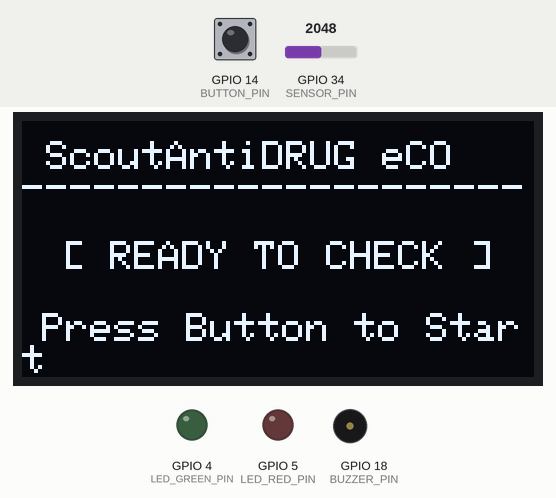
This program was run on a simulated ESP32. Parts: 128×64 one-colour display, output pins drawn as LEDs (lit = HIGH), buzzer (waves = sounding). Dashed ring = blinking. Inputs (shaded band) come from the test bench; at power-on: GPIO 14 (BUTTON_PIN) HIGH, GPIO 34 (SENSOR_PIN) = 2048. Pins used as bus, display or sensor lines are not drawn.

Above: at 3.2 s.
3.3 s: GPIO 14 (BUTTON_PIN) pulled LOW for 0.15 s
At 3.83 s:
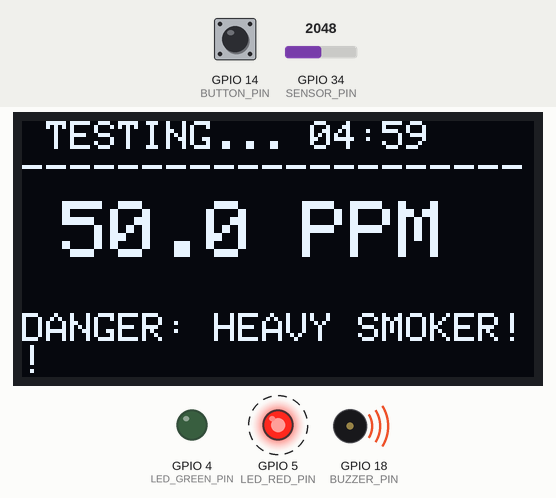
5.3 s: GPIO 34 (SENSOR_PIN) set to 654
At 6.17 s:
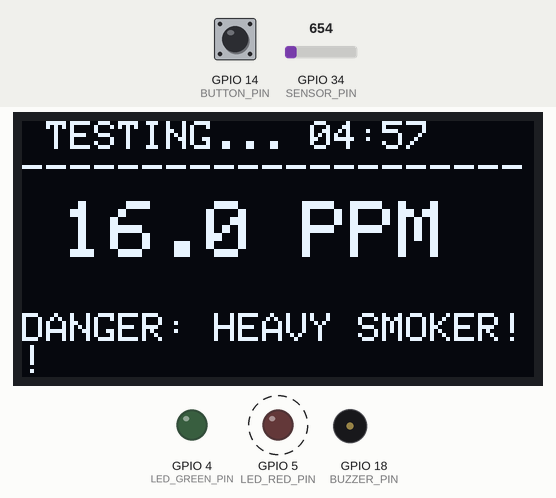
7.2 s: GPIO 34 (SENSOR_PIN) set to 549
At 8.0 s:
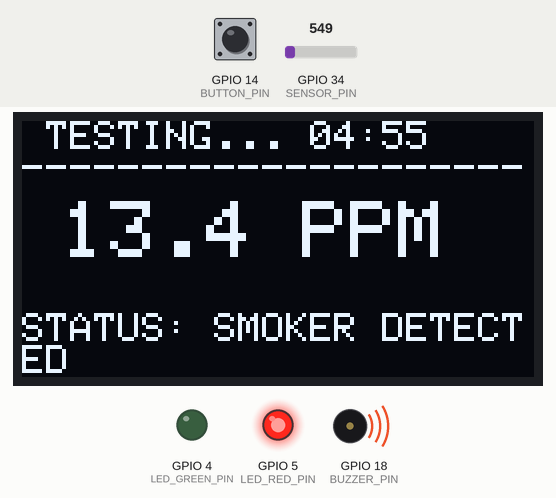
10.2 s: GPIO 34 (SENSOR_PIN) set to 451
At 11.3 s:
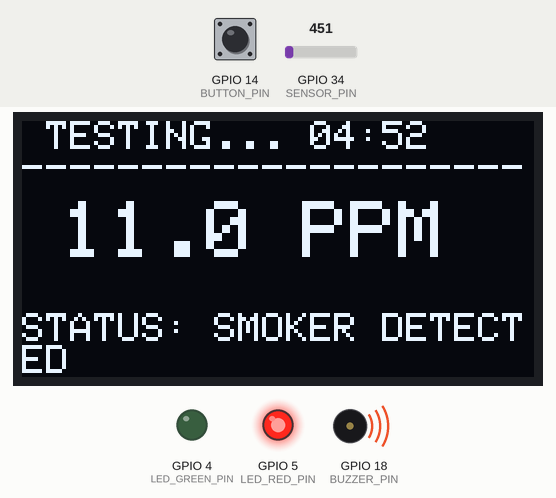
12.0 s: GPIO 34 (SENSOR_PIN) set to 380
At 13.0 s:
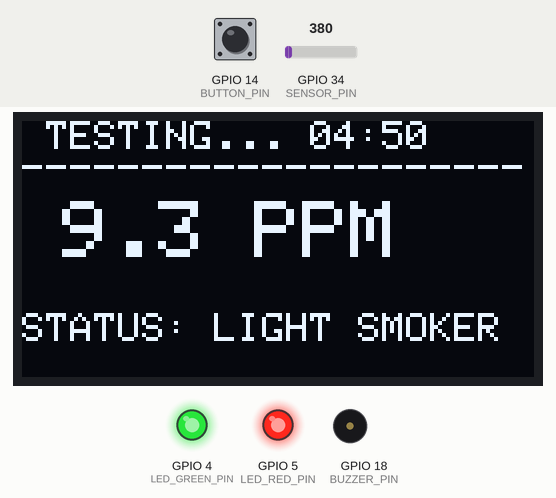
15.0 s: GPIO 34 (SENSOR_PIN) set to 255
At 16.2 s:
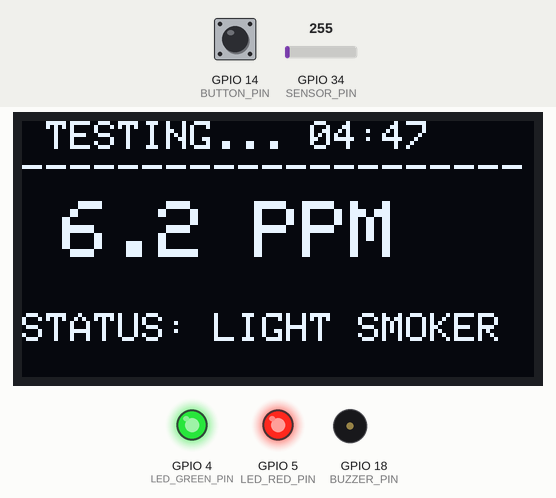
17.0 s: GPIO 34 (SENSOR_PIN) set to 235
Timing chart, 0 to 20.0 s (numbered marks = the images above; inputs shaded):
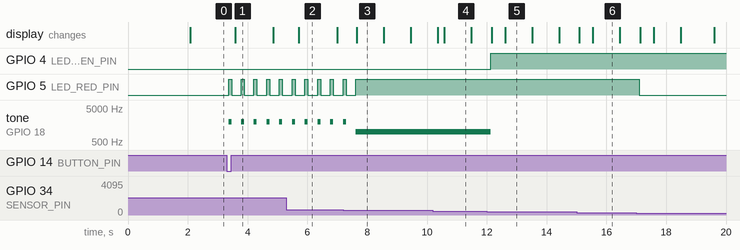

The program:

main.cpp
```cpp
#include <Arduino.h>
#include <Wire.h>
#include <Adafruit_GFX.h>
#include <Adafruit_SSD1306.h>

#define SCREEN_WIDTH 128
#define SCREEN_HEIGHT 64
#define OLED_RESET    -1
Adafruit_SSD1306 display(SCREEN_WIDTH, SCREEN_HEIGHT, &Wire, OLED_RESET);

// --- HARDWARE PIN DEFINITIONS ---
#define SENSOR_PIN    34  // Analog Input ตรวจวัด CO
#define SENSOR_POWER  27  // VCC Sensor
#define BUZZER_PIN    18  // Buzzer Speaker
#define LED_GREEN_PIN  4  // Status Green LED
#define LED_RED_PIN    5  // Status Danger/Warning LED
#define BUTTON_PIN    14  // ปุ่มกดเริ่มตรวจวัด (ต่อลง GND)

// --- SYSTEM STATE & TIMING ---
bool isTesting = false;
unsigned long testStartTime = 0;
const unsigned long TEST_DURATION_MS = 300000; // 5 นาที (300,000 ms)

float readCOPpm() {
    int rawAnalog = analogRead(SENSOR_PIN);
    float voltage = (rawAnalog / 4095.0) * 3.3;
    float ppm = (voltage / 3.3) * 100.0;
    return ppm;
}

void setup() {
    Serial.begin(115200);

    pinMode(SENSOR_POWER, OUTPUT);
    pinMode(BUZZER_PIN, OUTPUT);
    pinMode(LED_GREEN_PIN, OUTPUT);
    pinMode(LED_RED_PIN, OUTPUT);
    pinMode(BUTTON_PIN, INPUT_PULLUP); // ปุ่มกด ACTIVE LOW

    digitalWrite(SENSOR_POWER, LOW); // พักการจ่ายไฟเซนเซอร์ตอน IDLE

    Wire.begin(21, 22);
    if (!display.begin(SSD1306_SWITCHCAPVCC, 0x3C)) {
        for (;;);
    }

    display.clearDisplay();
    display.setTextColor(SSD1306_WHITE);
    display.setTextSize(1);
    display.setCursor(15, 20);
    display.println(F("ScoutAntiDRUG"));
    display.setCursor(10, 35);
    display.println(F("eCO Breath Analysis"));
    display.display();
    delay(2000);
}

void loop() {
    // --- เช็กการกดปุ่มเพื่อเริ่มตรวจวัด ---
    if (!isTesting && digitalRead(BUTTON_PIN) == LOW) {
        delay(50); // Debounce
        if (digitalRead(BUTTON_PIN) == LOW) {
            isTesting = true;
            testStartTime = millis();
            digitalWrite(SENSOR_POWER, HIGH); // จ่ายไฟเซนเซอร์
        }
    }

    if (!isTesting) {
        // --- IDLE STATE (พักเครื่อง รอรับคำสั่ง) ---
        digitalWrite(LED_GREEN_PIN, LOW);
        digitalWrite(LED_RED_PIN, LOW);
        noTone(BUZZER_PIN);

        display.clearDisplay();
        display.setTextSize(1);
        display.setCursor(0, 5);
        display.println(F(" ScoutAntiDRUG eCO"));
        display.println(F("---------------------"));
        display.setCursor(10, 30);
        display.println(F("[ READY TO CHECK ]"));
        display.setCursor(5, 48);
        display.println(F("Press Button to Start"));
        display.display();
        delay(100);

    } else {
        // --- TESTING STATE (ตรวจวัด 5 นาที) ---
        unsigned long elapsedTime = millis() - testStartTime;

        // เช็กว่าครบ 5 นาทีหรือยัง
        if (elapsedTime >= TEST_DURATION_MS) {
            isTesting = false;
            digitalWrite(SENSOR_POWER, LOW); // ปิดไฟเซนเซอร์
            return;
        }

        // คำนวณเวลาถอยหลัง (วินาที)
        unsigned long remainingSec = (TEST_DURATION_MS - elapsedTime) / 1000;
        unsigned int mins = remainingSec / 60;
        unsigned int secs = remainingSec % 60;

        float co_ppm = readCOPpm();

        display.clearDisplay();
        display.setTextSize(1);
        display.setCursor(0, 0);
        display.print(F(" TESTING... "));

        // โชว์เวลาถอยหลังมุมบนขวา
        if (mins < 10) display.print(F("0"));
        display.print(mins);
        display.print(F(":"));
        if (secs < 10) display.print(F("0"));
        display.println(secs);

        display.println(F("---------------------"));

        // แสดงค่า PPM
        display.setTextSize(2);
        display.setCursor(10, 20);
        display.print(co_ppm, 1);
        display.println(F(" PPM"));

        display.setTextSize(1);
        display.setCursor(0, 48);

        // --- INTERPRETATION LOGIC (4 ระดับ) ---
        if (co_ppm <= 6.0) {
            digitalWrite(LED_GREEN_PIN, HIGH);
            digitalWrite(LED_RED_PIN, LOW);
            noTone(BUZZER_PIN);
            display.println(F("STATUS: CLEAN (NORMAL)"));

        } else if (co_ppm <= 10.0) {
            digitalWrite(LED_GREEN_PIN, HIGH);
            digitalWrite(LED_RED_PIN, HIGH);
            noTone(BUZZER_PIN);
            display.println(F("STATUS: LIGHT SMOKER"));

        } else if (co_ppm <= 15.0) {
            digitalWrite(LED_GREEN_PIN, LOW);
            digitalWrite(LED_RED_PIN, HIGH);
            tone(BUZZER_PIN, 1000);
            display.println(F("STATUS: SMOKER DETECTED"));

        } else {
            digitalWrite(LED_GREEN_PIN, LOW);
            digitalWrite(LED_RED_PIN, HIGH);
            tone(BUZZER_PIN, 2000);
            delay(100);
            digitalWrite(LED_RED_PIN, LOW);
            noTone(BUZZER_PIN);
            delay(100);
            display.println(F("DANGER: HEAVY SMOKER!!"));
        }

        display.display();
        delay(200);
    }
}
```

Measured:
- the behaviour switches between 615 and 614 on GPIO 34 (SENSOR_PIN) (found by bisection; images 2 and 3)
- the behaviour switches between 410 and 409 on GPIO 34 (SENSOR_PIN) (found by bisection; images 4 and 5)
- after the input at 3.3 s, GPIO 5 (LED_RED_PIN): alternates HIGH for 0.10 s and LOW for 0.33 s, starting after 0.06 s; tone on GPIO 18 (BUZZER_PIN): alternates 2000 Hz for 0.10 s and silent for 0.33 s, starting after 0.06 s; the display: changes after 0.29 s (image 1)
- after the input at 7.2 s, GPIO 5 (LED_RED_PIN): goes on until 7.6 s, then stays HIGH; the display: changes after 0.45 s (image 3)
- after the input at 12.0 s, GPIO 4 (LED_GREEN_PIN): LOW → HIGH after 0.14 s; tone on GPIO 18 (BUZZER_PIN): 1000 Hz → silent after 0.14 s; the display: first changes after 0.16 s (image 5 shows a later state)
- after the input at 17.0 s, GPIO 5 (LED_RED_PIN): HIGH → LOW after 0.10 s
- what the display in image 3 shows lasts 0.9 s, from 7.6 s to 8.5 s
